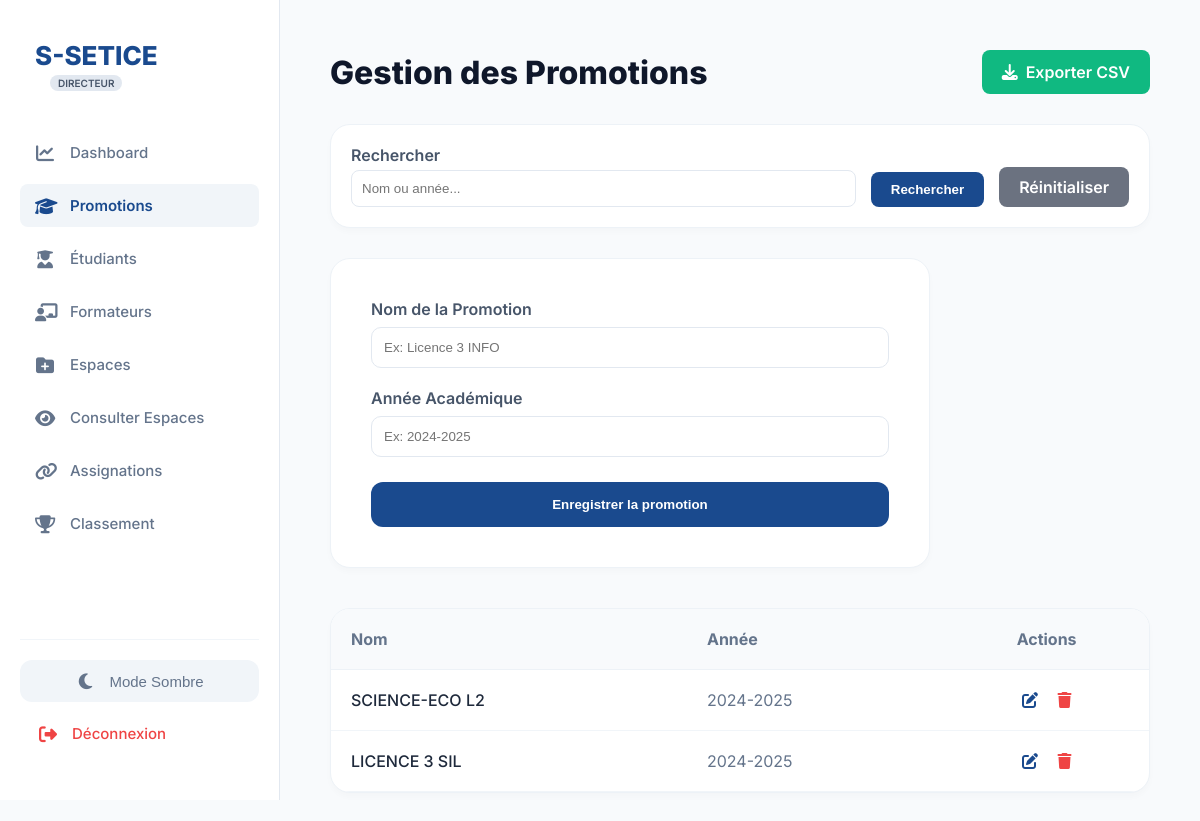
The app's page /views/promotions.php (signed in) with its own data.
### tables this page shows
CREATE TABLE IF NOT EXISTS `promotions` (
  `id` int NOT NULL AUTO_INCREMENT,
  `nom` varchar(100) DEFAULT NULL,
  `annee` varchar(10) DEFAULT NULL,
  PRIMARY KEY (`id`)
);

### includes/csrf.php (called while the page is built, shortened)
<?php
function generateCsrfToken() {
    return $_SESSION['csrf_token'];
}

### views/promotions.php (the view, shortened to what this page needs)
<?php
require_once('../config/db.php');
require_once('../includes/csrf.php');
$search = trim($_GET['search'] ?? '');
$page = max(1, intval($_GET['page'] ?? 1));
$per_page = 10;
$where = [];
$params = [];
$where_clause = !empty($where) ? "WHERE " . implode(" AND ", $where) : "";
$offset = ($page - 1) * $per_page;
$query = "SELECT * FROM promotions $where_clause ORDER BY id DESC LIMIT $per_page OFFSET $offset";
$query_stmt = $pdo->prepare($query);
$query_stmt->execute($params);
$promos = $query_stmt->fetchAll();
?>
<!DOCTYPE html>
<html lang="fr">
<head>
    <link rel="stylesheet" href="https://cdnjs.cloudflare.com/ajax/libs/font-awesome/6.4.0/css/all.min.css">
    <link rel="stylesheet" href="../assets/css/style.css">
</head>
<body style="margin:0; font-family:'Inter', sans-serif; background:#f8fafc;">
    <?php include('../includes/sidebar.php'); ?>
    <main style="margin-left: 280px; padding: 50px;">
        <div style="display: flex; justify-content: space-between; align-items: center; margin-bottom: 30px;">
            <h1 style="font-weight: 800; color: #0f172a;">Gestion des Promotions</h1>
            <a href="../actions/export_action.php?table=promotions&format=csv" class="btn-export"
                style="background: #10b981; color: white; padding: 12px 20px; border-radius: 8px; text-decoration: none; font-weight: 600; display: inline-flex; align-items: center; gap: 8px;">
                <i class="fas fa-download"></i> Exporter CSV
            </a>
        </div>
        <div
            style="background: white; padding: 20px; border-radius: 20px; box-shadow: 0 4px 6px rgba(0,0,0,0.02); border: 1px solid #edf2f7; margin-bottom: 30px;">
            <form method="GET" style="display: flex; gap: 15px; align-items: end;">
                <div style="flex: 1;">
                    <label style="display:block; margin-bottom:5px; font-weight:600; color:#475569;">Rechercher</label>
                    <input type="text" name="search" value="<?= htmlspecialchars($search) ?>"
                        placeholder="Nom ou année..."
                        style="width:100%; padding:10px; border:1px solid #e2e8f0; border-radius:8px;">
                </div>
                <button type="submit"
                    style="background:#1a4a8e; color:white; border:none; padding:10px 20px; border-radius:8px; cursor:pointer; font-weight:600;">Rechercher</button>
                <a href="promotions.php"
                    style="background:#6b7280; color:white; padding:10px 20px; border-radius:8px; text-decoration:none; font-weight:600;">Réinitialiser</a>
            </form>
        </div>
        <div
            style="background: white; padding: 40px; border-radius: 20px; box-shadow: 0 4px 6px rgba(0,0,0,0.02); max-width: 600px; border: 1px solid #edf2f7; margin-top:30px;">
            <form action="../actions/promotion_action.php" method="POST">
                <div style="margin-bottom: 20px;">
                    <label style="display:block; margin-bottom:8px; font-weight:600; color:#475569;">Nom de la
                        Promotion</label>
                    <input type="text" name="nom" placeholder="Ex: Licence 3 INFO" required
                        style="width:100%; padding:12px; border:1px solid #e2e8f0; border-radius:10px;">
                </div>
                <div style="margin-bottom: 25px;">
                    <label style="display:block; margin-bottom:8px; font-weight:600; color:#475569;">Année
                        Académique</label>
                    <input type="text" name="annee" placeholder="Ex: 2024-2025" required
                        style="width:100%; padding:12px; border:1px solid #e2e8f0; border-radius:10px;">
                </div>
                <button type="submit"
                    style="background:#1a4a8e; color:white; border:none; padding:15px; border-radius:12px; cursor:pointer; font-weight:600; width:100%;">Enregistrer
                    la promotion</button>
            </form>
        </div>
        <div
            style="background: white; border-radius: 20px; border: 1px solid #edf2f7; margin-top: 40px; overflow: hidden; box-shadow: 0 4px 6px rgba(0,0,0,0.02);">
            <table style="width: 100%; border-collapse: collapse; text-align: left;">
                <thead>
                    <tr style="background: #f8fafc; border-bottom: 1px solid #edf2f7;">
                        <th style="padding: 20px; color: #64748b;">Nom</th>
                        <th style="padding: 20px; color: #64748b;">Année</th>
                        <th style="padding: 20px; color: #64748b; text-align: center;">Actions</th>
                    </tr>
                </thead>
                <tbody>
                    <?php foreach($promos as $p): ?>
                    <tr style="border-bottom: 1px solid #f1f5f9;">
                        <td style="padding: 20px; font-weight: 500;"><?= htmlspecialchars($p['nom']) ?></td>
                        <td style="padding: 20px; color: #64748b;"><?= htmlspecialchars($p['annee']) ?></td>
                        <td style="padding: 20px; text-align: center;">
                            <a href="edit_promotion.php?id=<?= $p['id'] ?>"
                                style="color: #1a4a8e; margin-right: 15px;"><i class="fas fa-edit"></i></a>
                            <a href="../actions/delete_action.php?type=promotion&id=<?= $p['id'] ?>&csrf_token=<?= generateCsrfToken() ?>"
                                onclick="return confirm('Supprimer cette promotion ?')" style="color: #ef4444;"><i
                                    class="fas fa-trash"></i></a>
                        </td>
                    </tr>
                    <?php endforeach; ?>
                </tbody>
            </table>
        </div>
    </main>
</body>
</html>

### assets/css/style.css (style rules this page uses)
:root { --primary: #1a4a8e; --bg-body: #f8f9fc; --sidebar-white: #ffffff; --text-grey: #6c757d; }
* { box-sizing: border-box; margin: 0; padding: 0; }
body { font-family: 'Inter', sans-serif; background-color: #f8fafc; color: #1e293b; }

### includes/sidebar.php (style rules this page uses)
html, body { height: 100%; margin: 0; padding: 0; }

### records on screen
promotions: nom "SCIENCE-ECO L2", annee "2024-2025"
promotions: nom "LICENCE 3 SIL", annee "2024-2025"

### other values on screen
$role "DIRECTEUR"
